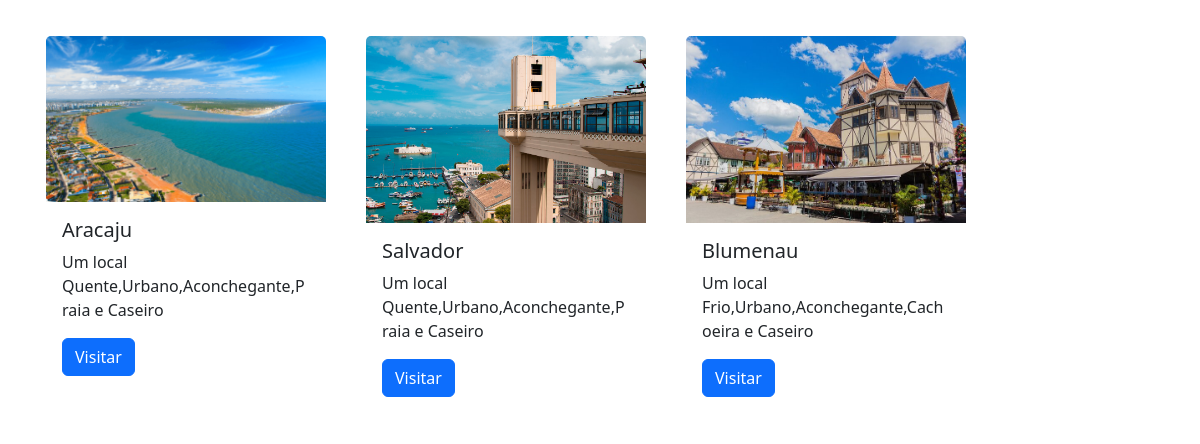
The page /site/todos.php on the database its author committed.
### tables this page shows
CREATE TABLE `tb_lugar` (
  `idtb_lugar` int(11) NOT NULL AUTO_INCREMENT,
  `nome_lugar` varchar(45) NOT NULL,
  `temperatura` varchar(45) NOT NULL,
  `urbano` varchar(45) NOT NULL,
  `chique` varchar(45) NOT NULL,
  `praia` varchar(45) NOT NULL,
  `agitacao` varchar(45) NOT NULL,
  `imagem` varchar(45) DEFAULT NULL,
  `descricao` varchar(1000) DEFAULT NULL,
  `preco` int(11) NOT NULL,
  PRIMARY KEY (`idtb_lugar`)
);

### site/todos.php (the view, shortened to what this page needs)
<!DOCTYPE html>
<html lang="en">
<head>
    <link href="https://cdn.jsdelivr.net/npm/bootstrap@5.3.0/dist/css/bootstrap.min.css" rel="stylesheet">
</head>
<body>
<div class="container">
<?php
$conexao = mysqli_connect('db','root','123','db_turismo');
$sql = "SELECT * FROM tb_lugar";
$result = $conexao->query($sql);
if ($result->num_rows > 0) {
    while($row = $result->fetch_assoc()) {
        $imagem = $row['imagem'];
        $id = $row['idtb_lugar'];
        echo "<div class='card' style='width: 18rem;'>";
        echo "<img class='card-img-top' src='imagens/locais/$imagem' alt='Card image cap'>";
        echo "<div class='card-body'>";
        echo "<h5 class='card-title'>".$row["nome_lugar"]."</h5>";
        echo "<p class='card-text'>Um local ".$row["temperatura"].",".$row["urbano"].",".$row["chique"].",".$row["praia"]." e ".$row["agitacao"]."</p>";
        echo "<a href='infolocal.php?idlugar=$id' class='btn btn-primary'>Visitar</a>";
        echo "</div>";
        echo "</div>";
    }
} else {
    echo "0 results";
}
?>
</div>
</body>
</html>

### site/todos.php (style rules this page uses)
body { margin: 0; padding: 0; background-color: transparent; }
.container { margin-top: 2em; display: flex; flex-wrap: wrap; gap: 2em; }
.container .card { border: 4px solid rgba(255,255,255,0.5); }

### rows shown on the page
tb_lugar: imagem (picture), nome_lugar "Aracaju", temperatura "Quente", urbano "Urbano", chique "Aconchegante", praia "Praia", agitacao "Caseiro"
tb_lugar: imagem (picture), nome_lugar "Salvador", temperatura "Quente", urbano "Urbano", chique "Aconchegante", praia "Praia", agitacao "Caseiro"
tb_lugar: imagem (picture), nome_lugar "Blumenau", temperatura "Frio", urbano "Urbano", chique "Aconchegante", praia "Cachoeira", agitacao "Caseiro"
